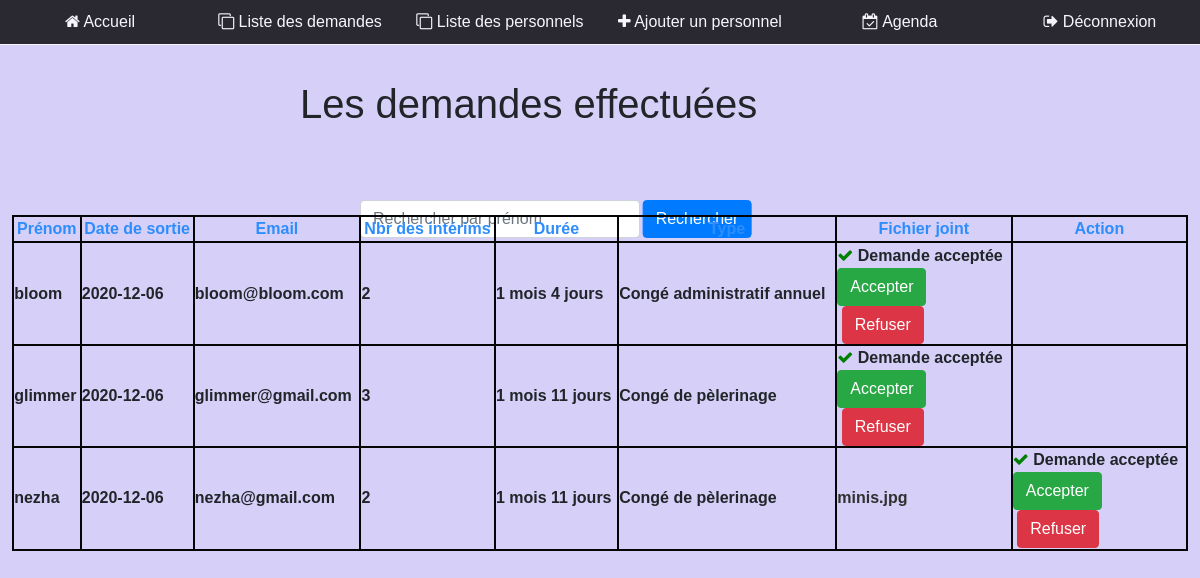
The app's page /liste_demandes.php with its own data.
### tables this page shows
CREATE TABLE `dmd` (
  `id` int(11) NOT NULL,
  `cin` varchar(255) NOT NULL,
  `nom` text NOT NULL,
  `prénom` text NOT NULL,
  `email` varchar(255) NOT NULL,
  `Edate` date NOT NULL,
  `Sdate` date NOT NULL,
  `intérim` int(11) NOT NULL,
  `RA` int(11) NOT NULL
);

### liste_demandes.php (the view, shortened to what this page needs)
<!DOCTYPE html PUBLIC "-//W3C//DTD XHTML 1.0 Strict//EN" "http://www.w3.org/TR/xhtml1/DTD/xhtml1-strict.dtd">
<html xmlns:o="urn:schemas-microsoft-com:office:office" __expr-val-dir="ltr" lang="fr-fr" dir="ltr">
<html>
    <head>
        <link rel="stylesheet" href="https://stackpath.bootstrapcdn.com/bootstrap/4.3.1/css/bootstrap.min.css">
        <link rel="stylesheet" href="https://stackpath.bootstrapcdn.com/font-awesome/4.7.0/css/font-awesome.min.css">
        <link rel="stylesheet" href="https://stackpath.bootstrapcdn.com/font-awesome/4.7.0/css/font-awesome.min.css">
        <link rel="stylesheet" href="liste_dmd.css">
    </head>
    <body>
        <nav id="navigation">
            <ul class="parent">
                <li><a href="index_val.php"><i class="fa fa-home" aria-hidden="true"></i> Accueil</a></li>
                <li><a href="liste_demandes.php" ><i class="fa fa-clone" aria-hidden="true"></i> Liste des demandes</a></li>
                <li><a href="liste_perso.php" ><i class="fa fa-clone" aria-hidden="true"></i> Liste des personnels</a></li>
                <li><a href="ajout_perso.php" ><i class="fa fa-plus" aria-hidden="true"></i> Ajouter un personnel</a></li>
                <li><a href="github/index2.php"><i class="fa fa-calendar-check-o" aria-hidden="true" ></i> Agenda</a>
                <li><a href="logout.php" ><i class="fa fa-sign-out" aria-hidden="true" ></i> Déconnexion</a></li>
            </ul>
        </nav>
    </body>
</html>
<?php
require 'config.php';
$sql = "SELECT dmd.id ,dmd.cin , dmd.nom , dmd.prénom , dmd.Sdate , dmd.email , dmd.intérim, dmd.RA ,
dmd.Edate ,  type.congé , duration.durée, files.cin , files.new FROM  `dmd`
INNER JOIN `type` ON dmd.cin=type.cin INNER JOIN `duration` ON duration.cin= dmd.cin INNER JOIN `files`
ON files.cin = dmd.cin group by dmd.cin" ;
$results = mysqli_query($conn , $sql) or die ("bad query");
?>
<h1>Les demandes effectuées</h1>
<form action="" >
        <input type="text" class="form-control" name="a" placeholder="Rechercher par prénom" style="width:280px;">
        <button class="btn btn-primary" id="search">Rechercher</button>
</form>
<table >
    <thead>
        <tr><div class="nom">
            <th>Prénom</th>
            <th>Date de sortie</th>
            <th>Email</th>
            <th>Nbr des intérims</th>
            <th>Durée</th>
            <th>Type</th>
            <th>Fichier joint</th>
            <th>Action</th>
</div></tr>
    </thead>
    <tbody>
    <?php foreach($results as $result):?>
        <tr>
            <th><?= $result['prénom']?></th>
            <th><?= $result['Sdate']?></th>
            <th><?= $result['email']?></th>
            <th><?= $result['intérim']?></th>
            <th><?= $result['durée']?></th>
            <th><?= $result['congé']?></th>
<?php
$files=scandir("uploads");
for($a = 2 ; $a < count($files) ; $a++){
?>
<?php
$rqt = "SELECT files.cin , files.new , dmd.cin FROM files INNER JOIN dmd ON dmd.cin=files.cin
WHERE files.new = '$files[$a]' group by dmd.cin";
$executes =mysqli_query($conn, $rqt);
foreach($executes as $execute):
   ?>
   <?php
   if( $result['cin'] ==  $execute['cin'] ){?>
    <th><a download="<?php echo $files[$a] ?>" href="uploads/<?php echo $files[$a] ?>" style="color:#303030;"><?php echo $files[$a] ?></a></th>
  <?php }
   ?>
<?php endforeach ;} ?>
<th>
            <?php if($result['RA'] == -1):?>
            <i class="fa fa-spinner" aria-hidden="true" style="color: #696969 ;"></i> <?php echo "Pas encore traitée" ; ?>
            <?php elseif($result['RA'] == 1):?>
            <i class="fa fa-check" aria-hidden="true" style="color: green ;"></i> <?php echo "Demande acceptée" ; ?>
            <?php elseif($result['RA'] == 0):?>
                <i class="fa fa-times" aria-hidden="true" style="color: red ;"></i> <?php echo "Demande refusée" ; ?>
            <?php endif ; ?>
            <br><button class="btn btn-success">
                <a href="accept.php?idA=<?= $result['id']; ?>" style="text-decoration: none ; line-height: 0.5em;"> Accepter</a>
                </button>
                <br> &nbsp;<button class="btn btn-danger">
                 <a href="refuse.php?idR=<?= $result['id']; ?>" style="text-decoration: none ; line-height: 0.5em; "> Refuser</a>
                </button></th>
<?php endforeach ?>
</tr>
</tbody>
</table>

### liste_dmd.css (style rules this page uses)
nav { margin-left: -40px; margin-top: -15.8px; }
body { background-color: #D6D0F9; box-sizing: border-box; font-family: sans-serif; }
li { list-style: none; }
a { text-decoration: none; color: white; }
ul.parent > li { float: left; width: 16.666%; text-align: center; padding-top: 10px; padding-bottom: 10px; background: black; opacity: .8; cursor: pointer; border-bottom: 0.5px solid white; text-decoration: none; font-size: 16px; }
h1 { position: absolute; top: 10%; left: 25%; }
form { position: absolute; top: 25%; left: 30%; }
#search { transform: translate(260% , -100%); }
table { position: absolute; left: 1%; top: 15%; border-collapse: collapse; min-width: 600px; width: 98%; cursor: pointer; margin: 95px auto ; border: 2px solid rgb(5, 5, 5); }
th, td { padding: 0.2px 0.2px ; border: 1px solid rgb(5, 5, 5); }
tbody tr , td ,th { border: 2px solid rgb(5, 5, 5); }

### liste_demandes.php (style rules this page uses)
thead tr { color: #2d8dfd; text-align: center; }

### records on screen
dmd: prénom "bloom", Sdate "2020-12-06", email "bloom@bloom.com", intérim "2", durée "1 mois 4 jours", congé "Congé administratif annuel", RA 1 (drawn)
dmd: prénom "glimmer", Sdate "2020-12-06", email "glimmer@gmail.com", intérim "3", durée "1 mois 11 jours", congé "Congé de pèlerinage", RA 1 (drawn)
dmd: prénom "nezha", Sdate "2020-12-06", email "nezha@gmail.com", intérim "2", durée "1 mois 11 jours", congé "Congé de pèlerinage", a "minis.jpg", RA 1 (drawn)
